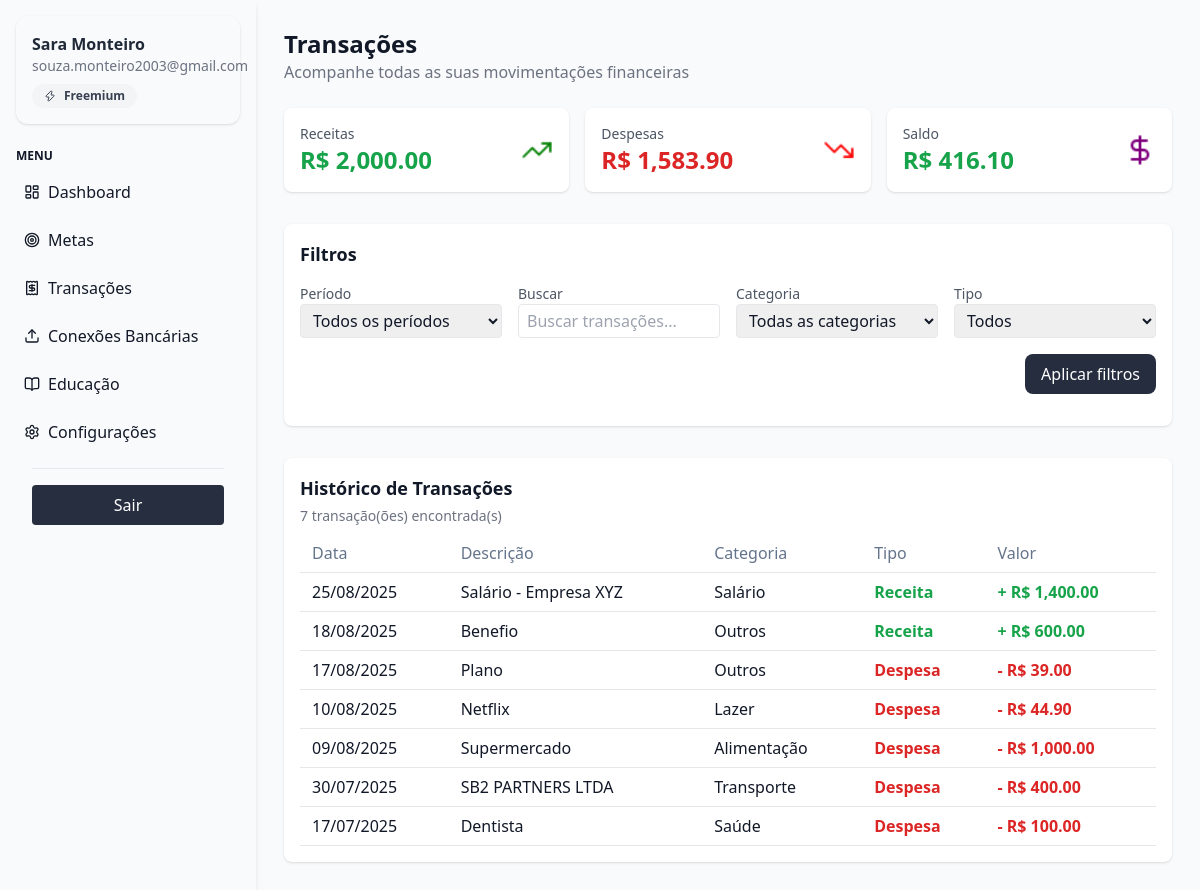
The page /educacao/transacoes/ (signed in) on the database its author committed.
### financas/models.py (models this page shows, shortened)
class Transacao(models.Model):
    TIPOS = (
        ("entrada", "Entrada"),
        ("saida", "Saida"),
    )
    usuario = models.ForeignKey(User, on_delete=models.CASCADE)
    nome = models.CharField(max_length=255)
    valor = models.DecimalField(max_digits=10, decimal_places=2)
    tipo = models.CharField(max_length=10, choices=TIPOS)
    categoria = models.ForeignKey(Categoria, on_delete=models.SET_NULL, null=True, blank=True)
    data = models.DateField(default=timezone.now)

class Categoria(models.Model):
	nome = models.CharField(max_length=100)
	cor = models.CharField(max_length=7, default="#000000")

### financas/views.py (the view, shortened to what this page needs)
# urls.py: path("transacoes/", views.transacoes, name="transacoes"),
@login_required
def transacoes(request):
    transacoes_qs = Transacao.objects.filter(usuario=request.user).order_by('-data')
    categorias_qs = Categoria.objects.all()
    meses_pt = [
        'Janeiro', 'Fevereiro', 'Março', 'Abril', 'Maio', 'Junho',
        'Julho', 'Agosto', 'Setembro', 'Outubro', 'Novembro', 'Dezembro'
    ]
    periodos_qs = (
        transacoes_qs
        .annotate(mes=TruncMonth("data"))
        .values_list("mes", flat=True)
        .distinct()
        .order_by("-mes")
    )
    periodos = [f"{meses_pt[d.month-1]} {d.year}" for d in periodos_qs]
    q = request.GET.get("q")
    categoria = request.GET.get("categoria")
    tipo = request.GET.get("tipo")
    periodo = request.GET.get("periodo")
    if q:
        transacoes_qs = transacoes_qs.filter(nome__icontains=q)
    if categoria:
        transacoes_qs = transacoes_qs.filter(categoria_id=categoria)
    if tipo:
        transacoes_qs = transacoes_qs.filter(tipo=tipo)
    total_receitas = transacoes_qs.filter(tipo='entrada').aggregate(Sum('valor'))['valor__sum'] or Decimal('0.00')
    total_despesas = transacoes_qs.filter(tipo='saida').aggregate(Sum('valor'))['valor__sum'] or Decimal('0.00')
    saldo = total_receitas - total_despesas
    context = {
        "transacoes": transacoes_qs,
        "categorias": categorias_qs,
        "periodos": periodos,
        "total_receitas": total_receitas,
        "total_despesas": total_despesas,
        "saldo": saldo,
        "sem_header": True,
    }
    return render(request, "financas/transacoes.html", context)

### financas/templates/financas/transacoes.html (shortened to what this page needs)
{% extends "financas/base.html" %}
{% load static %}
{% load humanize %}
{% block content %}
<div class="p-1">
    <h1 class="text-2xl font-bold">Transações</h1>
    <p class="text-gray-500 mb-6">Acompanhe todas as suas movimentações financeiras</p>
    <div class="grid grid-cols-1 md:grid-cols-3 gap-4 mb-8">
        <div class="bg-white p-4 rounded-lg shadow flex items-center justify-between">
            <div>
                <p class="text-sm text-gray-600">Receitas</p>
                <p class="text-2xl font-bold text-green-600">R$ {{ total_receitas|floatformat:2|intcomma }}</p>
            </div>
            <img src="{% static 'img/trending-up (1).png' %}" alt="trending-up" class="w-8 h-8">
        </div>
        <div class="bg-white p-4 rounded-lg shadow flex items-center justify-between">
            <div>
                <p class="text-sm text-gray-600">Despesas</p>
                <p class="text-2xl font-bold text-red-600">R$ {{ total_despesas|floatformat:2|intcomma }}</p>
            </div>
            <img src="{% static 'img/trending-down.png' %}" alt="trending-down" class="w-8 h-8">
        </div>
        <div class="bg-white p-4 rounded-lg shadow flex items-center justify-between">
            <div>
                <p class="text-sm text-gray-600">Saldo</p>
                <p class="text-2xl font-bold {% if saldo >= 0 %}text-green-600{% else %}text-red-600{% endif %}">R$ {{ saldo|floatformat:2|intcomma }}</p>
            </div>
            <img src="{% static 'img/dollar-sign.png' %}" alt="dollar-sign" class="w-8 h-8">
        </div>
    </div>
    <div class="bg-white p-4 rounded-lg shadow mb-8">
        <h2 class="font-bold text-lg mb-4">Filtros</h2>
        <form method="GET" class="grid grid-cols-1 md:grid-cols-4 gap-4">
            <div>
                <label class="block text-sm text-gray-600">Período</label>
                <select name="periodo" class="border rounded px-2 py-1 w-full">
                    <option value="">Todos os períodos</option>
                </select>
            </div>
            <div>
                <label class="block text-sm text-gray-600">Buscar</label>
                <input type="text" name="q" value="{{ request.GET.q|default:"" }}" placeholder="Buscar transações..." class="w-full border rounded px-2 py-1">
            </div>
            <div>
                <label class="block text-sm text-gray-600">Categoria</label>
                <select name="categoria" class="w-full border rounded px-2 py-1">
                    <option value="">Todas as categorias</option>
                </select>
            </div>
            <div>
                <label class="block text-sm text-gray-600">Tipo</label>
                <select name="tipo" class="w-full border rounded px-2 py-1">
                    <option value="">Todos</option>
                </select>
            </div>
            <div class="col-span-1 md:col-span-4 flex justify-end">
                <button type="submit" class="px-4 py-2 bg-[#262d3f] text-white rounded-lg">
                    Aplicar filtros
                </button>
            </div>
        </form>
    </div>
    <div class="bg-white p-4 rounded-lg shadow">
        <h2 class="font-bold text-lg mb-1">Histórico de Transações</h2>
        <p class="text-gray-500 text-sm mb-2">{{ transacoes|length }} transação(ões) encontrada(s)</p>
        <table class="w-full border-collapse">
            <thead>
                <tr class="border-b text-[#64748b]">
                    <th class="text-left font-medium py-2 px-3">Data</th>
                    <th class="text-left font-medium py-2 px-3">Descrição</th>
                    <th class="text-left font-medium py-2 px-3">Categoria</th>
                    <th class="text-left font-medium py-2 px-3">Tipo</th>
                    <th class="text-left font-medium py-2 px-3">Valor</th>
                </tr>
            </thead>
            <tbody>
                {% for t in transacoes %}
                <tr class="border-b">
                    <td class="py-2 px-3">{{ t.data|date:"d/m/Y" }}</td>
                    <td class="py-2 px-3">{{ t.nome }}</td>
                    <td class="py-2 px-3">{{ t.categoria.nome }}</td>
                    <td class="py-2 px-3">
                        {% if t.tipo == 'entrada' %}
                            <span class="text-green-600 font-semibold">Receita</span>
                        {% else %}
                            <span class="text-red-600 font-semibold">Despesa</span>
                        {% endif %}
                    </td>
                    <td class="py-2 px-3 font-bold {% if t.tipo == 'entrada' %}text-green-600{% else %}text-red-600{% endif %}">
                        {% if t.tipo == 'entrada' %}+{% else %}-{% endif %}
                        R$ {{ t.valor|floatformat:2|intcomma }}
                    </td>
                </tr>
                {% empty %}
                <tr>
                    <td colspan="5" class="text-center text-gray-500 py-4">
                        Nenhuma transação encontrada
                    </td>
                </tr>
                {% endfor %}
            </tbody>
        </table>
    </div>
</div>
{% endblock %}

### financas/templates/financas/base.html (shortened to what this page needs)
{% load static %}
<!DOCTYPE html>
<html lang="pt-br">
<head>
  <script src="https://cdn.tailwindcss.com"></script>
</head>
<body class="bg-[#f9fafb] text-gray-900 flex">
  <aside class="fixed w-64 bg-[#f9fafb] shadow-md p-4 min-h-screen ">
    <div class="bg-white-50 p-4 rounded-xl shadow mb-6">
      <h3 class="font-semibold text-gray-800">{{ request.user.first_name }} {{ request.user.last_name }}</h3>
      <p class="text-sm text-gray-500">{{ request.user.email }}</p>
      {% if request.user.profile.plano == 'premium' %}
      <span
        class="mt-2 inline-flex items-center gap-2 px-3 py-1 text-xs font-semibold text-purple-700 bg-purple-100 rounded-full">
        <i data-lucide="crown" class="w-3 h-3"></i>
        Premium
      </span>
      {% elif request.user.profile.plano == 'pro' %}
      <span
        class="mt-2 inline-flex items-center gap-2 px-3 py-1 text-xs font-semibold text-blue-700 bg-blue-100 rounded-full">
        <i data-lucide="star" class="w-3 h-3"></i>
        Pro
      </span>
      {% else %} <span
        class="mt-2 inline-flex items-center gap-2 px-3 py-1 text-xs font-semibold text-gray-700 bg-gray-100 rounded-full">
        <i data-lucide="zap" class="w-3 h-3"></i>
        Freemium
      </span>
      {% endif %}
      </div>
    <h4 class="uppercase text-xs font-semibold text-black-400 mb-2">Menu</h4>
    <nav class="flex flex-col gap-2">
      <a href="{% url 'dashboard' %}" class="flex items-center gap-2 p-2 rounded hover:bg-gray-100">
        <span>
          <i data-lucide="layout-dashboard" class="w-4 h-4"></i>
        </span> Dashboard
      </a>
      <a href=" {% url 'financas:metas' %}" class="flex items-center gap-2 p-2 rounded hover:bg-gray-100">
        <span>
          <i data-lucide="target" class="w-4 h-4"></i>
        </span> Metas
      </a>
      <a href="{% url 'financas:transacoes' %}" class="flex items-center gap-2 p-2 rounded hover:bg-gray-100">
        <span>
          <i data-lucide="receipt" class="w-4 h-4"></i>
        </span> Transações
      </a>
      <a href="{% url 'financas:conexoes_bancarias' %}" class="flex items-center gap-2 p-2 rounded hover:bg-gray-100">
        <span>
          <i data-lucide="upload" class="w-4 h-4"></i>
        </span> Conexões Bancárias
      </a>
      <a href="{% url 'financas:educacao_2' %}" class="flex items-center gap-2 p-2 rounded hover:bg-gray-100">
        <span>
          <i data-lucide="book-open" class="w-4 h-4"></i>
        </span> Educação
      </a>
      <a href="{% url 'financas:configuracoes' %}" class="flex items-center gap-2 p-2 rounded hover:bg-gray-100">
        <span>
          <i data-lucide="settings" class="w-4 h-4"></i>
        </span> Configurações
      </a>
    </nav>
    <div class="p-4 ">
      <hr class="border-t border-gray-200 mb-4">
      <a href="{% url 'logout' %}"
        class="w-full block text-center bg-[#272e3f] hover:bg-[#3f4c6b] text-white py-2 px-3 rounded">
        Sair
      </a>
    </div>
  </aside>
  <div class="flex-1 flex flex-col min-h-screen">
    <main class="ml-64 p-6">
      {% block content %}
      {% endblock %}
    </main>
  </div>
</body>
</html>

### rows shown on the page
Transacao: data "25/08/2025", nome "Salário - Empresa XYZ", categoria.nome "Salário", tipo "Receita", valor "1,400.00"
Transacao: data "18/08/2025", nome "Benefio", categoria.nome "Outros", tipo "Receita", valor "600.00"
Transacao: data "17/08/2025", nome "Plano", categoria.nome "Outros", tipo "Despesa", valor "39.00"
Transacao: data "10/08/2025", nome "Netflix", categoria.nome "Lazer", tipo "Despesa", valor "44.90"
Transacao: data "09/08/2025", nome "Supermercado", categoria.nome "Alimentação", tipo "Despesa", valor "1,000.00"
Transacao: data "30/07/2025", nome "SB2 PARTNERS LTDA", categoria.nome "Transporte", tipo "Despesa", valor "400.00"
Transacao: data "17/07/2025", nome "Dentista", categoria.nome "Saúde", tipo "Despesa", valor "100.00"

### other values the page prints
{{ request.user.first_name }} "Sara"
{{ request.user.last_name }} "Monteiro"
{{ request.user.email }} "souza.monteiro2003@gmail.com"
{{ total_receitas|floatformat:2|intcomma }} "2,000.00"
{{ total_despesas|floatformat:2|intcomma }} "1,583.90"
{{ saldo|floatformat:2|intcomma }} "416.10"
{{ transacoes|length }} "7"
